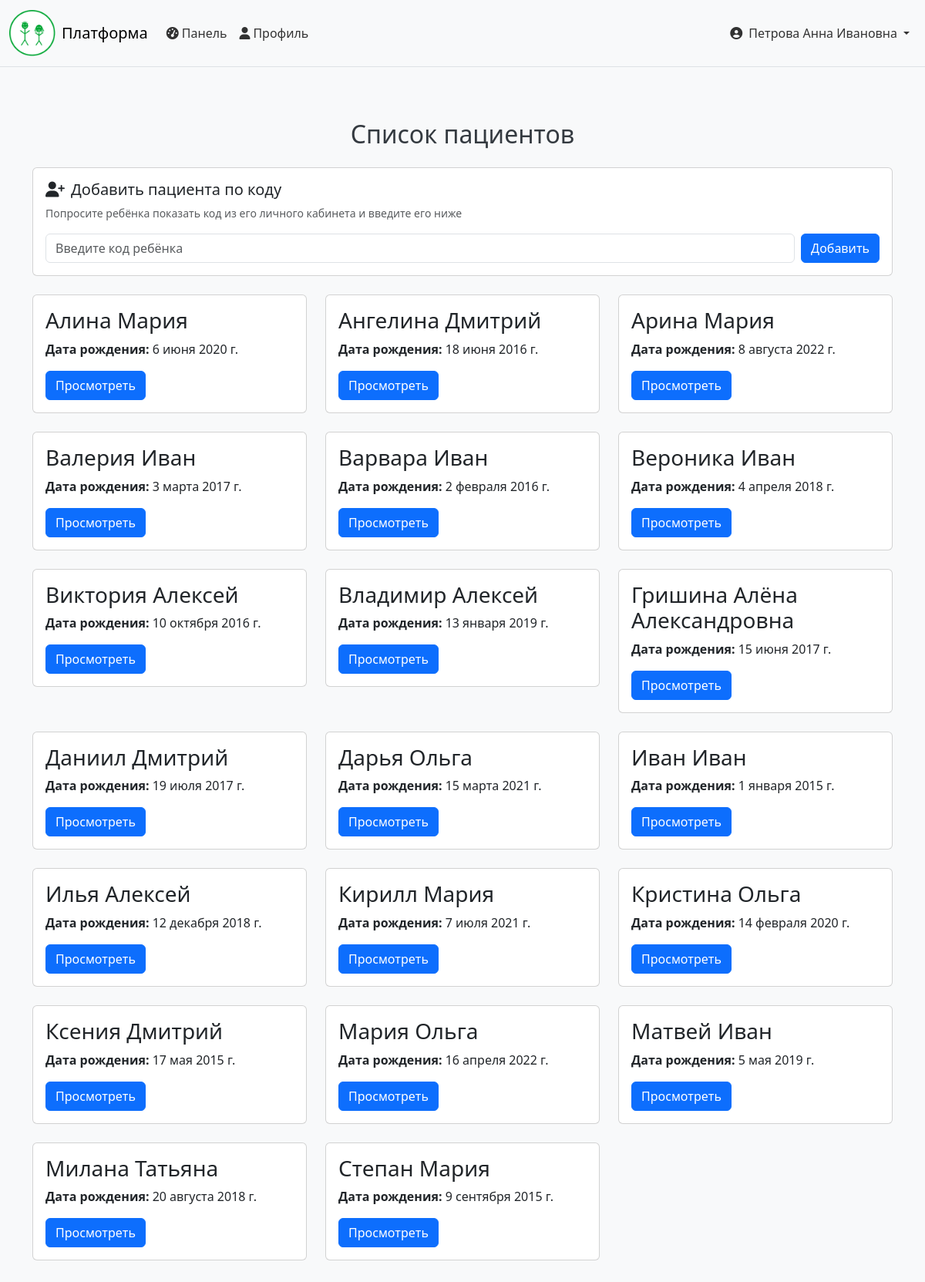
The app's page /doctor_dashboard/ (signed in) with its own data.
### accounts/models.py (models this page shows, shortened)
class CUsers(models.Model):
    username = models.CharField('логин', max_length=150, unique=True)
    name = models.CharField('фио', max_length=150)
    date_of_b = models.DateField('дата рождения')
    role = models.CharField(max_length=20, choices=[
        ('admin', 'Администратор'),
        ('doctor', 'Врач'),
        ('parent', 'Родитель'),
        ('child', 'Ребёнок'),
    ], default='child')
    password = models.CharField('пароль', max_length=150)
    is_auth = models.BooleanField(default=False)
    created_at = models.DateTimeField(auto_now_add=True)
    children = models.ManyToManyField(
        'self',
        symmetrical=False,
        related_name='parents',
        blank=True
    )
    patients = models.ManyToManyField(
        'self',
        symmetrical=False,
        related_name='doctors',
        blank=True,
        limit_choices_to={'role': 'child'}
    )
    connection_code = models.CharField(max_length=10, blank=True, null=True, unique=True)
    code_expires = models.DateTimeField(blank=True, null=True)
    class Meta:
        verbose_name = 'Пользователь'
        verbose_name_plural = 'Пользователи'

### accounts/views.py (the view)
# urls.py: path('doctor_dashboard/', views.doctor_dashboard_view, name='doctor_dashboard'),
def doctor_dashboard_view(request):
    if request.session.get('user_role') != 'doctor':
        return HttpResponseForbidden('Доступ запрещён')
    doctor_id = request.session.get('user_id')
    doctor = CUsers.objects.get(id=doctor_id)
    try:
        license_obj = doctor.license
        if not license_obj.is_verified:
            messages.warning(request, 'Ваша лицензия ещё не проверена администратором. Доступ ограничен.')
            return render(request, 'doctor_pending.html', {'license': license_obj})
    except DoctorLicense.DoesNotExist:
        messages.warning(request, 'Пожалуйста, заполните информацию о лицензии в профиле.')
        return redirect('profile')
    if request.method == 'POST' and 'connect_code' in request.POST:
        code_form = ConnectionCodeForm(data=request.POST, user_role='doctor')
        if code_form.is_valid():
            child = code_form.connected_user
            doctor.patients.add(child)
            messages.success(request, f'Пациент {child.name} успешно добавлен')
            return redirect('doctor_dashboard')
        else:
            pass  # code_form с ошибками передадим в контекст
    else:
        code_form = ConnectionCodeForm(user_role='doctor')
    patients = doctor.patients.all().order_by('name')
    search_query = request.GET.get('search')
    if search_query:
        patients = patients.filter(
            Q(name__icontains=search_query) |
            Q(username__icontains=search_query)
        )
    paginator = Paginator(patients, 20)
    page_number = request.GET.get('page')
    page_obj = paginator.get_page(page_number)
    recent_results = GameResult.objects.select_related('user').order_by('-date')[:10]
    total_patients = patients.count()
    total_prescriptions = Prescription.objects.filter(doctor=doctor).count()
    context = {
        'doctor': doctor,
        'patients': page_obj,
        'recent_results': recent_results,
        'total_patients': total_patients,
        'total_prescriptions': total_prescriptions,
        'search_query': search_query,
        'code_form': code_form,
    }
    return render(request, 'doctor_dashboard.html', context)

### accounts/forms.py (shortened to what this page needs)
class ConnectionCodeForm(forms.Form):
    code = forms.CharField(
        label='Код',
        max_length=10,
        widget=forms.TextInput(attrs={'class': 'form-control', 'placeholder': 'Введите код'})
    )
    def __init__(self, *args, user_role=None, **kwargs):
        self.user_role = user_role
        super().__init__(*args, **kwargs)

### accounts/templates/doctor_dashboard.html (shortened to what this page needs)
{% extends 'base.html' %}
{% block content %}
<div class="container mt-5">
    <h2 class="text-center mb-4">Список пациентов</h2>
    <div class="card mb-4">
        <div class="card-body">
            <h5 class="card-title"><i class="fas fa-user-plus me-2"></i>Добавить пациента по коду</h5>
            <p class="text-muted small mb-3">Попросите ребёнка показать код из его личного кабинета и введите его ниже</p>
            <form method="post" class="row g-2 align-items-end">
                <div class="col-auto flex-grow-1">
                    <input type="text" name="code" id="id_code" class="form-control {% if code_form.code.errors %}is-invalid{% endif %}"
                           placeholder="Введите код ребёнка" maxlength="10" value="{{ code_form.code.value|default:'' }}">
                </div>
                <div class="col-auto">
                    <button type="submit" class="btn btn-primary">Добавить</button>
                </div>
            </form>
        </div>
    </div>
    <div class="row mt-4">
        {% for patient in patients %}
        <div class="col-md-4 mb-4">
            <div class="card">
                <div class="card-body">
                    <h3 class="card-title">{{ patient.name }}</h2>
                    <p><b>Дата рождения:</b> {{ patient.date_of_b }}</p>
                    <a href="{% url 'patient_detail' patient.id %}" class="btn btn-primary">Просмотреть</a>
                </div>
            </div>
        </div>
        {% empty %}
        <div class="col-12">
            <p class="text-muted">У вас пока нет пациентов. Добавьте ребёнка по коду выше.</p>
        </div>
        {% endfor %}
    </div>
</div>
{% endblock %}

### accounts/templates/base.html (shortened to what this page needs)
{% load static %}
<!DOCTYPE html>
<html lang="ru">
<head>
    <link href="https://cdn.jsdelivr.net/npm/bootstrap@5.3.2/dist/css/bootstrap.min.css" rel="stylesheet">
    <link rel="stylesheet" href="https://cdnjs.cloudflare.com/ajax/libs/font-awesome/6.5.1/css/all.min.css">
</head>
<body>
    <nav class="navbar navbar-expand-lg navbar-light bg-light border-bottom sticky-top">
        <div class="container-fluid">
            <a class="navbar-brand d-flex align-items-center" href="{% url 'home' %}">
                <img src="{% static 'img/logo.png' %}" alt="Логотип" class="me-2" onerror="this.style.display='none'">
                <span>Платформа</span>
            </a>
            <div class="collapse navbar-collapse" id="navbarNav">
                <ul class="navbar-nav me-auto">
                    {% if request.session.user_role == 'admin' %}
                    <li class="nav-item"><a class="nav-link" href="{% url 'admin_dashboard' %}"><i class="fas fa-tachometer-alt me-1"></i>Панель</a></li>
                    <li class="nav-item"><a class="nav-link" href="{% url 'admin_verify_licenses' %}"><i class="fas fa-id-card me-1"></i>Лицензии</a></li>
                    <li class="nav-item"><a class="nav-link" href="{% url 'admin_bulk_assign' %}"><i class="fas fa-users me-1"></i>Назначения</a></li>
                    {% elif request.session.user_role == 'doctor' %}
                    <li class="nav-item"><a class="nav-link" href="{% url 'doctor_dashboard' %}"><i class="fas fa-tachometer-alt me-1"></i>Панель</a></li>
                    <li class="nav-item"><a class="nav-link" href="{% url 'profile' %}"><i class="fas fa-user me-1"></i>Профиль</a></li>
                    {% elif request.session.user_role == 'parent' and request.session.user_id %}
                    <li class="nav-item"><a class="nav-link" href="{% url 'parent_dashboard' request.session.user_id %}"><i class="fas fa-home me-1"></i>Мои дети</a></li>
                    <li class="nav-item"><a class="nav-link" href="{% url 'profile' %}"><i class="fas fa-user me-1"></i>Профиль</a></li>
                    {% elif request.session.user_role == 'child' and request.session.user_id %}
                    <li class="nav-item"><a class="nav-link" href="{% url 'game_dashboard' request.session.user_id %}"><i class="fas fa-gamepad me-1"></i>Игры</a></li>
                    {% else %}
                    <li class="nav-item"><a class="nav-link" href="{% url 'home' %}"><i class="fas fa-home me-1"></i>Главная</a></li>
                    <li class="nav-item"><a class="nav-link" href="{% url 'register_choice' %}"><i class="fas fa-user-plus me-1"></i>Регистрация</a></li>
                    {% endif %}
                </ul>
                <ul class="navbar-nav">
                    {% if request.session.user_name %}
                    <li class="nav-item dropdown">
                        <a class="nav-link dropdown-toggle d-flex align-items-center" href="#" id="userDropdown" role="button" data-bs-toggle="dropdown" aria-expanded="false">
                            <i class="fas fa-user-circle me-2"></i>
                            <span class="d-none d-md-inline">{{ request.session.user_name }}</span>
                        </a>
                    </li>
                    {% else %}
                    <li class="nav-item"><a class="nav-link" href="{% url 'login' %}"><i class="fas fa-sign-in-alt me-1"></i>Вход</a></li>
                    {% endif %}
                </ul>
            </div>
        </div>
    </nav>
    <main {% block main_attr %}class="main-default"{% endblock %}>
        <div class="main-content">
            {% block content %}
            {% endblock %}
        </div>
    </main>
</body>
</html>

### accounts/templates/base.html (style rules this page uses)
html, body { height: 100%; margin: 0; display: flex; flex-direction: column; }
body { font-family: 'Muller', system-ui, sans-serif; background-color: #f8f9fa; color: #343a40; }
main { flex: 1; display: flex; flex-direction: column; padding: 0; }
main .main-content { flex: 1; width: 100%; max-width: 1200px; margin: 0 auto; padding: 20px; }
.navbar-brand img { max-height: 60px; }
.nav-link { color: rgba(0,0,0,0.8) !important; }
.dropdown-toggle::after { margin-left: 0.5em; }

### records on screen
CUsers: session.user_name "Петрова Анна Ивановна"
CUsers: name "Алина Мария", date_of_b "6 июня 2020 г."
CUsers: name "Ангелина Дмитрий", date_of_b "18 июня 2016 г."
CUsers: name "Арина Мария", date_of_b "8 августа 2022 г."
CUsers: name "Валерия Иван", date_of_b "3 марта 2017 г."
CUsers: name "Варвара Иван", date_of_b "2 февраля 2016 г."
CUsers: name "Вероника Иван", date_of_b "4 апреля 2018 г."
CUsers: name "Виктория Алексей", date_of_b "10 октября 2016 г."
CUsers: name "Владимир Алексей", date_of_b "13 января 2019 г."
CUsers: name "Гришина Алёна Александровна", date_of_b "15 июня 2017 г."
CUsers: name "Даниил Дмитрий", date_of_b "19 июля 2017 г."
CUsers: name "Дарья Ольга", date_of_b "15 марта 2021 г."
CUsers: name "Иван Иван", date_of_b "1 января 2015 г."
CUsers: name "Илья Алексей", date_of_b "12 декабря 2018 г."
CUsers: name "Кирилл Мария", date_of_b "7 июля 2021 г."
CUsers: name "Кристина Ольга", date_of_b "14 февраля 2020 г."
CUsers: name "Ксения Дмитрий", date_of_b "17 мая 2015 г."
CUsers: name "Мария Ольга", date_of_b "16 апреля 2022 г."
CUsers: name "Матвей Иван", date_of_b "5 мая 2019 г."
CUsers: name "Милана Татьяна", date_of_b "20 августа 2018 г."
CUsers: name "Степан Мария", date_of_b "9 сентября 2015 г."
